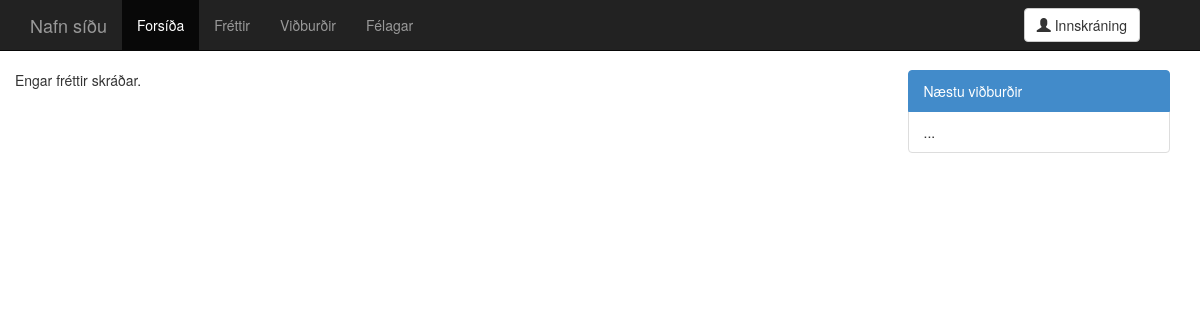
/, run on an earlier commit of the app's database.
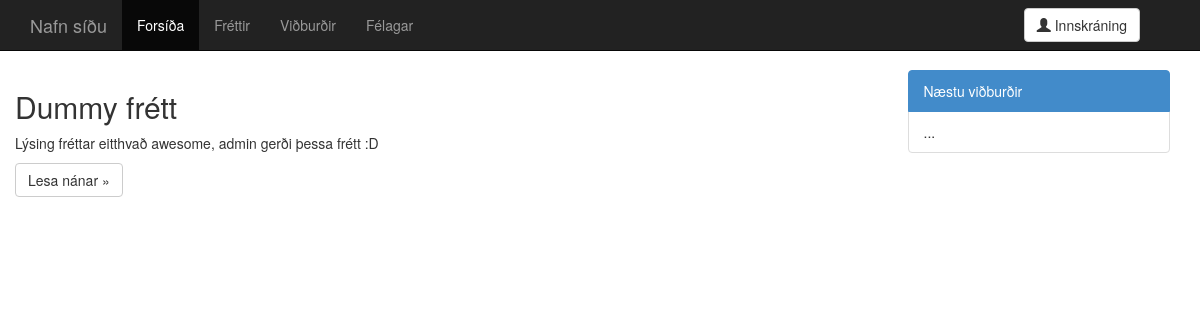
And on a later commit of the database.
### tables this page shows
CREATE TABLE 'news' (
  'news_id' integer NOT NULL,
  'title' text,
  'description' text,
  'date_created' integer,
  'date_edited' integer,
  'creator' integer,
  'last_editor' integer,
  PRIMARY KEY ('news_id')
);

### parts/index.recent.news.php (the view, shortened to what this page needs)
<?php
$query = $db->prepare("SELECT title,description,date_created,date_edited,creator,last_editor,news_id FROM news ORDER BY date_created LIMIT 0, 5;");
$query->execute();
$result = $query->fetchAll();
if (0 < count($result)) {
  foreach($result as $row_data) {
    $title = $row_data["title"];
    $description = nl2br($row_data["description"]);
    $news_id = $row_data["news_id"];
    echo <<<_END
            <div class="fretta_haldari">
              <h2>$title</h2>
              <p>$description</p>
              <p><a class="btn btn-default" href="news.single.php?id=$news_id" role="button">Lesa nánar &raquo;</a></p>
            </div>
_END;
  }
}
else {
  echo <<<_END
              <p>Engar fréttir skráðar.</p>
_END;
}
?>

What changed in the data, as far as the page shows it:
added news: title "Dummy frétt", description "Lýsing fréttar eitthvað awesome, admin gerði þessa frétt :D"
Also different on the page:
text no longer shown: "Engar fréttir skráðar."
